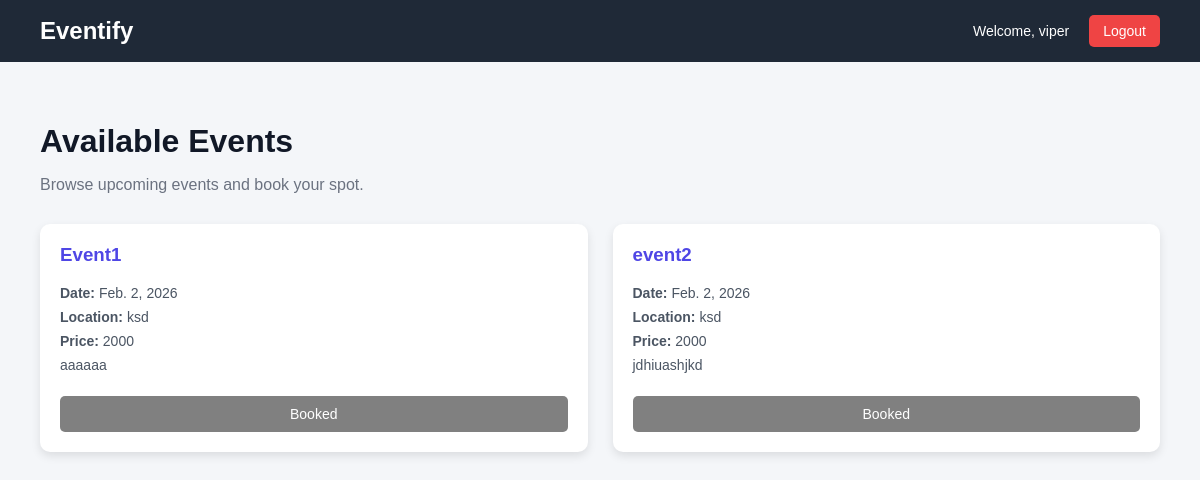
Screenshot of /dashboard/ (signed in) with the database file from the repository.
### app1/models.py (models this page shows, shortened)
class Event(models.Model):
    title = models.CharField(max_length=200)
    date = models.DateField()
    location = models.CharField(max_length=150)
    price = models.CharField(max_length=50)
    description = models.TextField(blank=True)
    created_at = models.DateTimeField(auto_now_add=True)

### app1/views.py (the view)
# urls.py: path('dashboard/',views.dashboard_view, name='dashboard'),
@login_required
def dashboard_view(request):
    events = Event.objects.all()
    booked_events = Booking.objects.filter(user=request.user).values_list('event_id', flat=True)
    return render(request, 'dashboard.html', {
        'events': events,
        'booked_events': booked_events
    })

### templates/dashboard.html (shortened to what this page needs)
<!DOCTYPE html>
<html lang="en">
<head>
</head>
<body>
    <div class="navbar">
        <h2>Eventify</h2>
        <div class="nav-right">
            <span>Welcome, {{ request.user.username }}</span>
            <a href="{% url 'login' %}">Logout</a>
        </div>
    </div>
    <div class="container">
        <h1>Available Events</h1>
        <p>Browse upcoming events and book your spot.</p>
        <div class="events">
    {% for event in events %}
    <div class="event-card">
        <h3>{{ event.title }}</h3>
        <p><strong>Date:</strong> {{ event.date }}</p>
        <p><strong>Location:</strong> {{ event.location }}</p>
        <p><strong>Price:</strong> {{ event.price }}</p>
        <p>{{ event.description }}</p>
        {% if event.id in booked_events %}
    <button disabled style="background-color: gray;">Booked</button>
{% else %}
    <a href="{% url 'book_event' event.id %}"
       onclick="return confirm('Are you sure you want to book this event?');">
        <button>Book Now</button>
    </a>
{% endif %}
    </div>
    {% empty %}
    <p>No events available right now.</p>
    {% endfor %}
        </div>
    </div>
</body>
</html>

### templates/dashboard.html (style rules this page uses)
body { margin: 0; font-family: Arial, Helvetica, sans-serif; background-color: #f4f6f9; }
.navbar { background-color: #1f2937; color: white; padding: 15px 40px; display: flex; justify-content: space-between; align-items: center; }
.navbar h2 { margin: 0; }
.nav-right { display: flex; align-items: center; gap: 20px; }
.nav-right span { font-size: 14px; }
.nav-right a { text-decoration: none; color: white; background-color: #ef4444; padding: 8px 14px; border-radius: 5px; font-size: 14px; }
.container { padding: 40px; }
.container h1 { margin-bottom: 10px; color: #111827; }
.container p { color: #6b7280; margin-bottom: 30px; }
.events { display: grid; grid-template-columns: repeat(auto-fit, minmax(260px, 1fr)); gap: 25px; }
.event-card { background-color: white; padding: 20px; border-radius: 10px; box-shadow: 0 4px 10px rgba(0,0,0,0.1); }
.event-card h3 { margin-top: 0; color: #4f46e5; }
.event-card p { font-size: 14px; color: #4b5563; margin: 8px 0; }
.event-card button { margin-top: 15px; padding: 10px; width: 100%; border: none; border-radius: 5px; background-color: #4f46e5; color: white; font-size: 14px; cursor: pointer; }

### rows the page displays
Event: title "Event1", date "Feb. 2, 2026", location "ksd", price "2000", description "aaaaaa", shows "Booked"
Event: title "event2", date "Feb. 2, 2026", location "ksd", price "2000", description "jdhiuashjkd", shows "Booked"

### other values shown
{{ request.user.username }} "viper"
